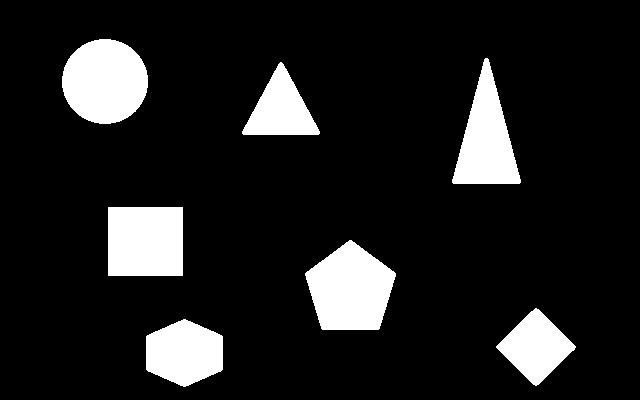
#> input picture Images/Objekte.png, 640 x 400 px, found by its file name
$ python anzahlEcken.py
#> lines starting #> are read from the running program, lines starting #| are printed output that depends on the picture; after the words box and inside, x2 and y2 are one past the last pixel; in counts of white or black regions, pixels touching at a corner belong together
#> further down, image is the input picture: shape (400, 640, 3); 12.4% white; 7 white regions, largest, box (x1, y1, x2, y2) and area: (305, 240, 396, 330) 5787, (62, 39, 148, 124) 5724, (108, 207, 183, 276) 5175
import cv2
import numpy as np
import matplotlib.pyplot as plt
import matplotlib
import math as m

#Hilfsfunktionen für die Schwerpunktbestimmung
def momentBerechnung(ohm,i,j):
    moment = 0
    for konturpixel in ohm:
        x = konturpixel[0][0]
        y = konturpixel[0][1]
        moment += (x**i)*(y**j)
    return moment

def koordinatenSchwerpunkt(ohm):
    m00 = momentBerechnung(ohm,0,0)
    m10 = momentBerechnung(ohm,1,0)
    m01 = momentBerechnung(ohm,0,1)
    ys=m01/m00
    xs=m10/m00
    return xs,ys

#Hilfsfunktionen für die Polarkoordinaten Berechnung
def radius(konturpixel,xs,ys):
    x = konturpixel[0][0]
    y = konturpixel[0][1]
    return np.sqrt((y-ys)**2+(x-xs)**2)

def winkel(konturpixel,xs,ys):
    x = konturpixel[0][0]
    y = konturpixel[0][1]
    gk = (y-ys)
    ak = (x-xs)
    return np.arctan2(gk,ak)

#------------------------------------Funktion Berechnung Konturverlauf-------------------------------------------------------#
def konturVerlauf(ohm):
    #(ohm[0][0][x,y])
    #Schwerpunkt Koordinaten
    xs,ys= koordinatenSchwerpunkt(ohm)
    #Konturverlauf in Polarkoordinatendarstellung um den Schwerpunkt des ersten Blobs im contours-Array
    bins=80
    Verlauf = np.ones(bins)*(-1)
    for _, konturpixel in enumerate(ohm):
        r = radius(konturpixel, xs, ys)
        phi = winkel(konturpixel, xs, ys)
        Verlauf[int((phi/np.pi+1)*(bins*0.99999)/2)] = r
    return Verlauf
#----------------------------------------------------------------------------------------------------------------------------#

def run(image, result,settings=None):
#Segmentierung
    imageGrey = cv2.cvtColor(image, cv2.COLOR_RGB2GRAY)
#> imageGrey: shape (400, 640); 12.4% white; 7 white regions
    _,thresh1 = cv2.threshold(imageGrey,10,255,cv2.THRESH_BINARY)
    contours,_ = cv2.findContours(thresh1, cv2.RETR_TREE, cv2.CHAIN_APPROX_NONE)
#> contours = 7 contours; box (x1, y1, x2, y2) and area: (305, 240, 396, 330) 5657, (62, 39, 148, 124) 5604, (108, 207, 183, 276) 5032, (452, 58, 521, 184) 4515, (146, 319, 223, 387) 3864, (496, 308, 576, 386) 3190, (242, 62, 320, 135) 2957

#Geglättete Konturverläufe der einzelnen Objekte in einer Liste speichern
    konturVerläufe = []
    fensterbreite = np.ones(3) / 3
    for kontur in contours:
        verlauf_smooth=np.convolve(konturVerlauf(kontur), fensterbreite, mode='valid') #np.convlove wird zum Glätten der Funktion benutzt (Faltung -> Funktionsweise evtl. nochmal anschauen)
        konturVerläufe.append(verlauf_smooth)
#> this loop made 7 passes
#> bins in konturVerlauf on pass 1: 80

#Liste generieren, die für jeden Konturverlaufes eines Objektes die Anzahl der Hochpunt speichert
    anzahlHochpunkte = []
    for kv in konturVerläufe:
        #Für jede Objektkontur die Hochpunktpositionen bestimmen und in einer Liste speichern
        hochpunktePos=[]
        for i in range(len(kv)):
            #Abfrage, ob die Nachbarwerte des aktuellen Wertes kleiner sind -> wenn ja dann ist der aktuelle Wert ein HP
            #Modulo Opertion liefert für das letzte Element in einer kv-Liste den Wert 0 -> letztes Element wird mit erstem verglichen
            #-> macht Sinn, da durch die Polarkoordinatendarstellung der letzte und der erste Wert Nachbarn sind (Kreisbetrachtung)
            #Für das erste Element einer kv-Liste erkennt Python bei dem Statement kv[i-1] automatisch, dass hier mit dem letzten Wert
            #der Liste verglichen werden soll
            if (kv[i]>kv[(i+1)%len(kv)]) and (kv[i]>kv[i-1]):
                hochpunktePos.append(i)
        #Länge von hochpunktePos-Liste entspricht der Anzahl der HPs der jeweiligen Kontur -> Anzahl HPs = Anzhal Ecken!!
        anzahlHochpunkte.append(len(hochpunktePos))
#> this loop made 7 passes

#Ecken Anzahl für jedes Objekt passend im Bild eintragen
    #Farbe und Schriftart definieren
    color = (0, 0, 255)
    font = cv2.FONT_HERSHEY_SIMPLEX
    font_scale = 1
    thickness = 2
    # Text auf das Bild zeichnen
    i=0
    for v in anzahlHochpunkte:
        #Textposition
        xs,ys=koordinatenSchwerpunkt(contours[i])
        #Funktion zum Zeichnen in Bildern
        cv2.putText(image, str(v), (int(xs)-10, int(ys)+10), font, font_scale, color, thickness)
        i+=1
#> this loop made 7 passes
#> v on passes 1, 2, 3, 5, 6, 7: 6, 4, 5, 3, 3, 19
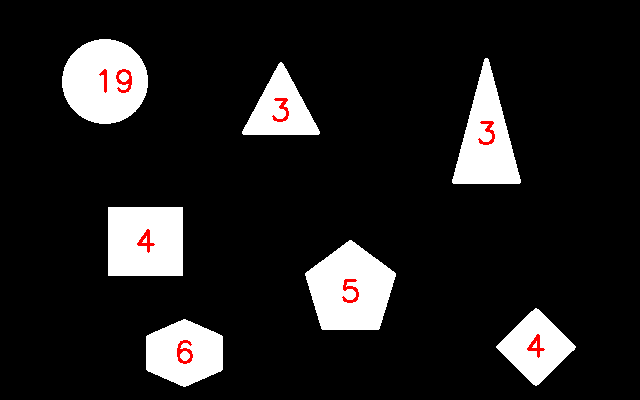
#> image: shape (400, 640, 3); 0.49% of pixels changed, all inside (x1, y1, x2, y2) = (99, 69, 545, 364)

#Ausgabe
    result.append({"name":"Draw","data":image})


if __name__ == '__main__':
    matplotlib.use('Agg')
    image=cv2.imread("..\Images\Objekte.png")
    result=[]
    run(image,result)
    for ele in result:
        if(len(ele["data"].shape)==1):
            fig=plt.figure(num=ele["name"])
            plt.plot(ele["data"])
            fig.tight_layout()
            plt.grid(True)
            plt.xlim(0.0, len(ele["data"])-1)
            fig.canvas.draw()
            data = np.array(fig.canvas.renderer._renderer)
            cv2.imshow(ele["name"],data)
        else:
            cv2.imshow(ele["name"],ele["data"])
    cv2.waitKey(0)
    cv2.destroyAllWindows()
